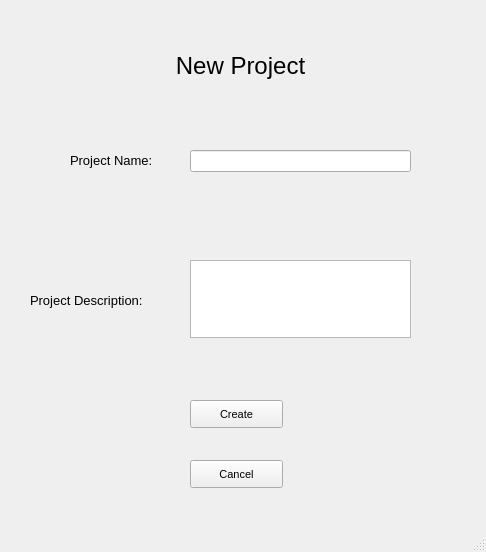
<?xml version="1.0" encoding="UTF-8"?>
<ui version="4.0">
 <class>CreateProjectWindow</class>
 <widget class="QMainWindow" name="CreateProjectWindow">
  <property name="geometry">
   <rect>
    <x>0</x>
    <y>0</y>
    <width>486</width>
    <height>552</height>
   </rect>
  </property>
  <property name="font">
   <font>
    <pointsize>8</pointsize>
   </font>
  </property>
  <property name="windowTitle">
   <string>Create Project</string>
  </property>
  <widget class="QWidget" name="centralwidget">
   <widget class="QLabel" name="label">
    <property name="geometry">
     <rect>
      <x>130</x>
      <y>40</y>
      <width>221</width>
      <height>51</height>
     </rect>
    </property>
    <property name="font">
     <font>
      <pointsize>18</pointsize>
     </font>
    </property>
    <property name="text">
     <string>New Project</string>
    </property>
    <property name="alignment">
     <set>Qt::AlignCenter</set>
    </property>
   </widget>
   <widget class="QLabel" name="project_name_label">
    <property name="geometry">
     <rect>
      <x>70</x>
      <y>150</y>
      <width>111</width>
      <height>21</height>
     </rect>
    </property>
    <property name="font">
     <font>
      <pointsize>10</pointsize>
     </font>
    </property>
    <property name="text">
     <string>Project Name: </string>
    </property>
   </widget>
   <widget class="QLabel" name="project_desc_label">
    <property name="geometry">
     <rect>
      <x>30</x>
      <y>290</y>
      <width>151</width>
      <height>20</height>
     </rect>
    </property>
    <property name="font">
     <font>
      <pointsize>10</pointsize>
     </font>
    </property>
    <property name="text">
     <string>Project Description: </string>
    </property>
   </widget>
   <widget class="QPlainTextEdit" name="desc_plaintext_widget">
    <property name="geometry">
     <rect>
      <x>190</x>
      <y>260</y>
      <width>221</width>
      <height>78</height>
     </rect>
    </property>
   </widget>
   <widget class="QLineEdit" name="project_name_edit">
    <property name="geometry">
     <rect>
      <x>190</x>
      <y>150</y>
      <width>221</width>
      <height>22</height>
     </rect>
    </property>
   </widget>
   <widget class="QPushButton" name="create_button">
    <property name="geometry">
     <rect>
      <x>190</x>
      <y>400</y>
      <width>93</width>
      <height>28</height>
     </rect>
    </property>
    <property name="text">
     <string>Create</string>
    </property>
   </widget>
   <widget class="QPushButton" name="cancel_button">
    <property name="geometry">
     <rect>
      <x>190</x>
      <y>460</y>
      <width>93</width>
      <height>28</height>
     </rect>
    </property>
    <property name="text">
     <string>Cancel</string>
    </property>
   </widget>
  </widget>
  <widget class="QMenuBar" name="menubar">
   <property name="geometry">
    <rect>
     <x>0</x>
     <y>0</y>
     <width>486</width>
     <height>22</height>
    </rect>
   </property>
  </widget>
  <widget class="QStatusBar" name="statusbar"/>
 </widget>
 <resources/>
 <connections/>
</ui>
